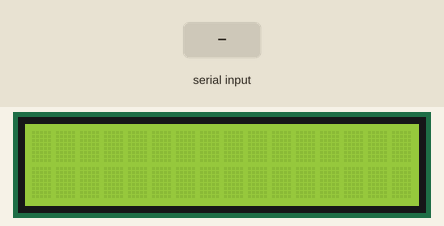
A sketch run on a simulated Arduino Uno, built with avr-gcc and run on an emulated ATmega328P. Parts: 16×2 character LCD. The test bench sets the inputs (shaded band). The modem accepts every AT command (registered, SIM ready, sends succeed) and sends nothing else; what the sketch prints to the serial monitor is not drawn.

Above: at 1.9 s.
2.0 s: "SIM PIN" received over the second serial link
At 4.09 s:
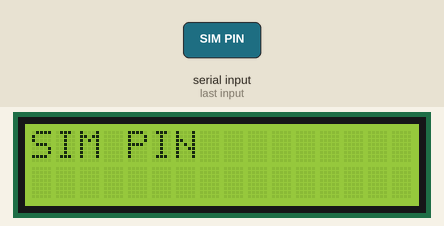
At 5.7 s:
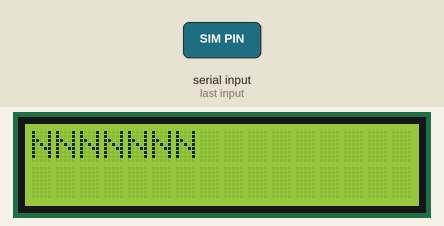
6.2 s: "1" received over the second serial link
At 9.8 s:
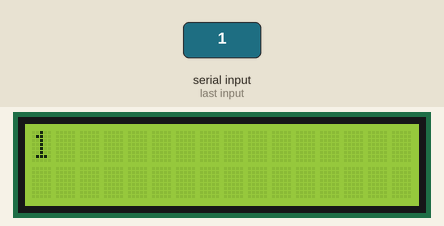
Timing chart, 0 to 11.3 s (numbered marks = the images above; inputs shaded):
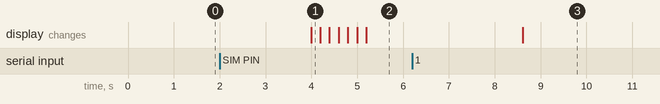

Measured:
- after the input at 2.0 s, the display: changes after 2.0 s (image 1)
- after the input at 6.2 s, the display: changes after 2.4 s (image 3)

The sketch:

sms.ino
```cpp
#include <SoftwareSerial.h>
#include <LiquidCrystal.h>

// initialize the library with the numbers of the interface pins
LiquidCrystal lcd(12, 11, 5, 4, 3, 2);
SoftwareSerial mySerial(7, 8);

void myInit()
{
  String buffer = "";
  delay(200);

  mySerial.write("AT+CPIN?\r\r\n");
  delay(500);

  while (mySerial.available()) {
    buffer += (char)mySerial.read();
  }

  Serial.println(buffer);

  if (buffer.indexOf("SIM PIN") != -1)
  {
    Serial.println("PIN being sent...");
    mySerial.write("AT+CPIN=9505\r\r\n");
    delay(1000);
  } else {
    Serial.println("SIM already unlocked.");
  }
}

void displaySMS()
{
  String smsBuffer = "";
  String message = "";
  String msgSub;
  int firstIndex;
  int lastIndex;

  int i, j;
  int numberOfSubstrings;
  int row = 0;
  int substringStart;
  int substringEnd;

  mySerial.write("AT+CMGR=6\r\r\n");
  while(mySerial.available())
  {
    smsBuffer += (char)mySerial.read();
  }

  firstIndex = (smsBuffer.lastIndexOf("\"")) + 1;
  lastIndex = smsBuffer.lastIndexOf("\r\nOK\r\n");
  message = smsBuffer.substring(firstIndex, lastIndex);

  Serial.println(message);

  numberOfSubstrings = message.length() / 16;
  substringStart = 0;
  substringEnd = 15;

  lcd.clear();
  lcd.setCursor(0, 0);

  for (i=0; i <= message.length(); ++i)
  {
    lcd.setCursor(0, 0);

    if (substringEnd > message.length())
      substringEnd = message.length();

    msgSub = message.substring(substringStart, substringEnd);

    lcd.print(msgSub);

    substringStart++;
    substringEnd++;
    delay(200);
  }
}

void setup()
{
  mySerial.begin(19200);               // the GPRS baud rate
  Serial.begin(19200);                 // the GPRS baud rate

  lcd.begin(16, 2);
  lcd.clear();

  myInit();
}

void loop()
{
  displaySMS();
  delay(3000);
}
```
